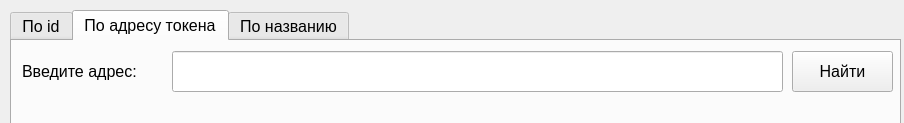
<?xml version="1.0" encoding="UTF-8"?>
<ui version="4.0">
 <class>SearchWindow</class>
 <widget class="QMainWindow" name="SearchWindow">
  <property name="windowModality">
   <enum>Qt::WindowModal</enum>
  </property>
  <property name="geometry">
   <rect>
    <x>0</x>
    <y>0</y>
    <width>904</width>
    <height>123</height>
   </rect>
  </property>
  <property name="sizePolicy">
   <sizepolicy hsizetype="Fixed" vsizetype="Fixed">
    <horstretch>0</horstretch>
    <verstretch>0</verstretch>
   </sizepolicy>
  </property>
  <property name="windowTitle">
   <string>Поиск</string>
  </property>
  <widget class="QWidget" name="centralwidget">
   <widget class="QTabWidget" name="search_type">
    <property name="geometry">
     <rect>
      <x>10</x>
      <y>10</y>
      <width>891</width>
      <height>221</height>
     </rect>
    </property>
    <property name="sizePolicy">
     <sizepolicy hsizetype="Fixed" vsizetype="Fixed">
      <horstretch>0</horstretch>
      <verstretch>0</verstretch>
     </sizepolicy>
    </property>
    <property name="font">
     <font>
      <pointsize>12</pointsize>
     </font>
    </property>
    <property name="currentIndex">
     <number>1</number>
    </property>
    <widget class="QWidget" name="tab">
     <attribute name="title">
      <string>По id</string>
     </attribute>
     <widget class="QLineEdit" name="by_id_input">
      <property name="geometry">
       <rect>
        <x>120</x>
        <y>10</y>
        <width>651</width>
        <height>41</height>
       </rect>
      </property>
     </widget>
     <widget class="QLabel" name="label">
      <property name="geometry">
       <rect>
        <x>10</x>
        <y>10</y>
        <width>101</width>
        <height>41</height>
       </rect>
      </property>
      <property name="text">
       <string>Введите id:</string>
      </property>
     </widget>
     <widget class="QPushButton" name="by_id_button">
      <property name="geometry">
       <rect>
        <x>780</x>
        <y>10</y>
        <width>101</width>
        <height>41</height>
       </rect>
      </property>
      <property name="text">
       <string>Найти</string>
      </property>
     </widget>
    </widget>
    <widget class="QWidget" name="tab_2">
     <attribute name="title">
      <string>По адресу токена</string>
     </attribute>
     <widget class="QLabel" name="label_2">
      <property name="geometry">
       <rect>
        <x>10</x>
        <y>10</y>
        <width>141</width>
        <height>41</height>
       </rect>
      </property>
      <property name="text">
       <string>Введите адрес:</string>
      </property>
     </widget>
     <widget class="QPushButton" name="by_address_button">
      <property name="geometry">
       <rect>
        <x>780</x>
        <y>10</y>
        <width>101</width>
        <height>41</height>
       </rect>
      </property>
      <property name="text">
       <string>Найти</string>
      </property>
     </widget>
     <widget class="QLineEdit" name="by_address_input">
      <property name="geometry">
       <rect>
        <x>160</x>
        <y>10</y>
        <width>611</width>
        <height>41</height>
       </rect>
      </property>
     </widget>
    </widget>
    <widget class="QWidget" name="tab_3">
     <attribute name="title">
      <string>По названию</string>
     </attribute>
     <widget class="QPushButton" name="by_name_button">
      <property name="geometry">
       <rect>
        <x>780</x>
        <y>10</y>
        <width>101</width>
        <height>41</height>
       </rect>
      </property>
      <property name="text">
       <string>Найти</string>
      </property>
     </widget>
     <widget class="QLineEdit" name="by_name_input">
      <property name="geometry">
       <rect>
        <x>190</x>
        <y>10</y>
        <width>581</width>
        <height>41</height>
       </rect>
      </property>
     </widget>
     <widget class="QLabel" name="label_3">
      <property name="geometry">
       <rect>
        <x>10</x>
        <y>10</y>
        <width>181</width>
        <height>41</height>
       </rect>
      </property>
      <property name="text">
       <string>Введите название:</string>
      </property>
     </widget>
    </widget>
   </widget>
  </widget>
 </widget>
 <resources/>
 <connections/>
</ui>
